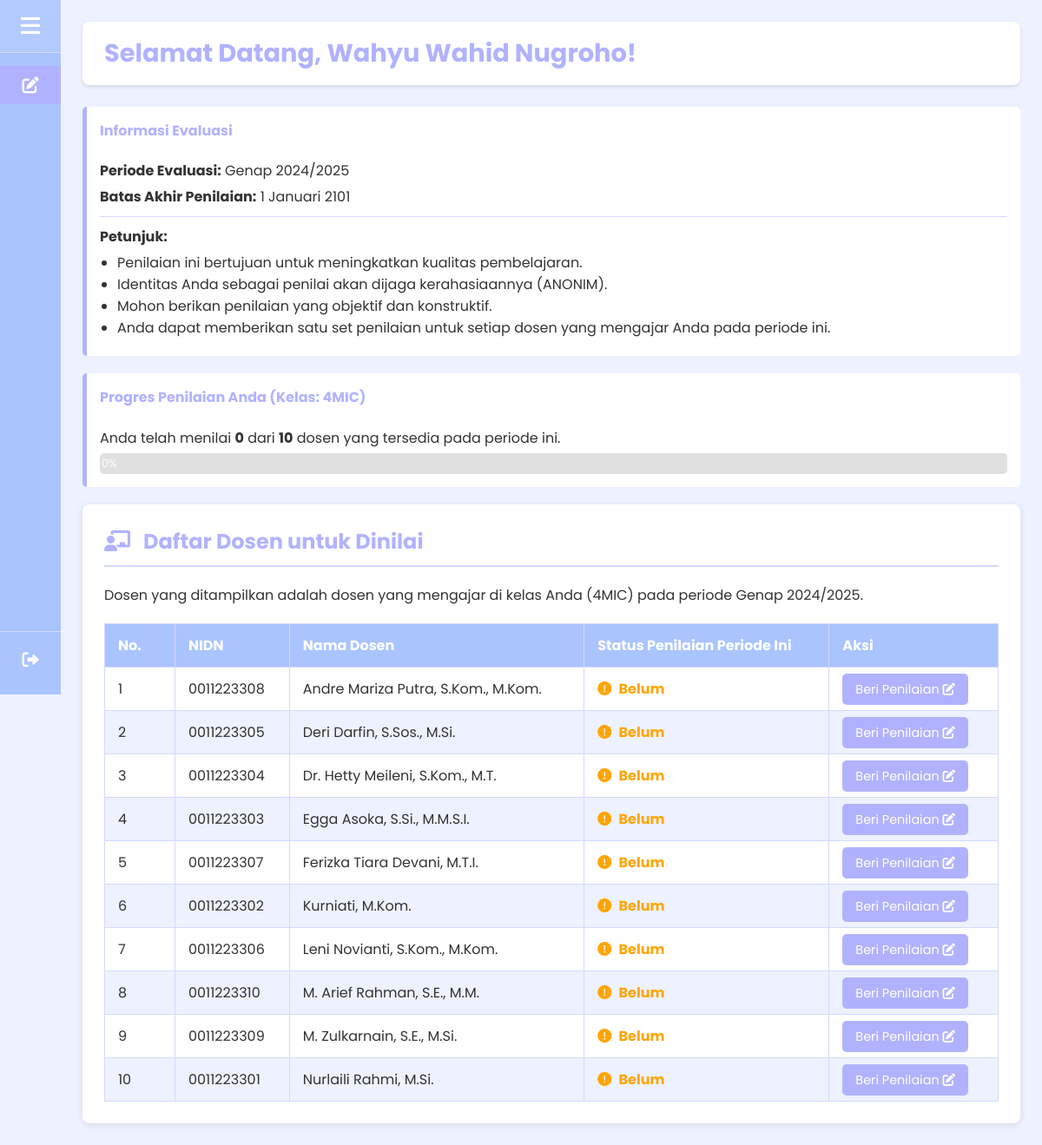
The page /mahasiswa/mahasiswa_dashboard.php (signed in) on the database its author committed.
### tables this page shows
CREATE TABLE `mahasiswa` (
  `user_id` int(11) NOT NULL,
  `npm` varchar(30) NOT NULL,
  `angkatan` varchar(4) DEFAULT NULL,
  `jabatan_kelas` varchar(50) DEFAULT NULL,
  `kelas` varchar(20) NOT NULL
);

CREATE TABLE `dosen` (
  `user_id` int(11) NOT NULL,
  `nidn` varchar(30) NOT NULL,
  `department` varchar(100) DEFAULT NULL,
  `profile_photo_url` varchar(255) DEFAULT NULL
);

### includes/auth_check_mahasiswa.php (called while the page is built, shortened)
<?php
$loggedInUserId = $_SESSION['user_id'];
$loggedInUserFullName = $_SESSION['full_name'] ?? 'Mahasiswa';
?>

### mahasiswa/mahasiswa_dashboard.php (the view, shortened to what this page needs)
<?php
require_once '../includes/auth_check_mahasiswa.php';
require_once '../config/db.php';
$settings_db = [];
$semester_aktif = "Semester Belum Diatur";
$batas_akhir_penilaian_db_str = "2099-12-31";
$tahun_ajaran_aktif = "";
$result_settings_db = $conn->query("SELECT setting_key, setting_value FROM system_settings");
if ($result_settings_db) {
    while ($row_db = $result_settings_db->fetch_assoc()) {
        $settings_db[$row_db['setting_key']] = $row_db['setting_value'];
    }
    $semester_aktif = $settings_db['semester_aktif'] ?? $semester_aktif;
    $batas_akhir_penilaian_db_str = $settings_db['batas_akhir_penilaian'] ?? $batas_akhir_penilaian_db_str;
    if ($semester_aktif !== "Semester Belum Diatur") {
        if (preg_match('/(\d{4}\/\d{4})/', $semester_aktif, $matches_tahun)) {
            $tahun_ajaran_aktif = $matches_tahun[1];
        } else {
            error_log("Format semester_aktif (" . $semester_aktif . ") di mahasiswa_dashboard.php tidak mengandung tahun ajaran (YYYY/YYYY).");
        }
    }
} else {
    error_log("Gagal mengambil system_settings di mahasiswa_dashboard.php: " . $conn->error);
}
$batas_akhir_display = "Tanggal Belum Diatur";
$periode_penilaian_berakhir = false;
if ($batas_akhir_penilaian_db_str !== "Tanggal Belum Diatur") {
    try {
        $batas_waktu_obj = DateTime::createFromFormat('Y-m-d H:i:s', $batas_akhir_penilaian_db_str . ' 23:59:59');
        if ($batas_waktu_obj) {
            if (class_exists('IntlDateFormatter')) {
                $formatter = new IntlDateFormatter('id_ID', IntlDateFormatter::LONG, IntlDateFormatter::NONE, 'Asia/Jakarta');
                $batas_akhir_display = $formatter->format($batas_waktu_obj);
            } else {
                $bulan = array(1 => 'Januari', 'Februari', 'Maret', 'April', 'Mei', 'Juni', 'Juli', 'Agustus', 'September', 'Oktober', 'November', 'Desember');
                $batas_akhir_display = $batas_waktu_obj->format('d') . ' ' . $bulan[(int) $batas_waktu_obj->format('m')] . ' ' . $batas_waktu_obj->format('Y');
            }
        } else {
            $batas_akhir_display = "Format Tanggal Pengaturan Salah";
        }
    } catch (Exception $e) {
        $batas_akhir_display = "Error Tanggal Pengaturan";
        error_log("Error DateTime untuk batas_akhir_penilaian (mahasiswa_dashboard): " . $e->getMessage());
    }
}
$kelas_mahasiswa = '';
$stmt_kelas = $conn->prepare("SELECT kelas FROM Mahasiswa WHERE user_id = ?");
if ($stmt_kelas) {
    $stmt_kelas->bind_param("i", $loggedInUserId);
    $stmt_kelas->execute();
    $result_kelas = $stmt_kelas->get_result();
    if ($row_kelas = $result_kelas->fetch_assoc()) {
        $kelas_mahasiswa = $row_kelas['kelas'];
    }
} else {
    error_log("DB Error (prepare) - Fetching student class in mahasiswa_dashboard.php: " . $conn->error);
}
$dosen_list = [];
$total_evaluable_lecturers = 0;
$evaluated_count = 0;
if (!empty($kelas_mahasiswa) && $semester_aktif !== "Semester Belum Diatur" && !empty($tahun_ajaran_aktif)) {
    $sql_dosen = "SELECT DISTINCT au.user_id, au.full_name, d.nidn
                  FROM Auth_Users au
                  JOIN Dosen d ON au.user_id = d.user_id
                  JOIN Jadwal_Mengajar jm ON au.user_id = jm.dosen_user_id
                  WHERE jm.nama_kelas = ? AND jm.semester = ?
                  ORDER BY au.full_name ASC";
    $stmt_dosen = $conn->prepare($sql_dosen);
    if ($stmt_dosen) {
        $stmt_dosen->bind_param("ss", $kelas_mahasiswa, $semester_aktif);
        $stmt_dosen->execute();
        $result_dosen = $stmt_dosen->get_result();
        if ($result_dosen && $result_dosen->num_rows > 0) {
            while ($row = $result_dosen->fetch_assoc()) {
                $dosen_list[] = $row;
            }
            $total_evaluable_lecturers = count($dosen_list);
            $sql_evaluated_count = "SELECT COUNT(DISTINCT lecturer_user_id) as count
                                    FROM Evaluations
                                    WHERE student_user_id = ?
                                    AND semester_evaluasi = ? AND tahun_ajaran_evaluasi = ?";
            $stmt_evaluated_count = $conn->prepare($sql_evaluated_count);
            if ($stmt_evaluated_count) {
                $stmt_evaluated_count->bind_param("iss", $loggedInUserId, $semester_aktif, $tahun_ajaran_aktif);
                $stmt_evaluated_count->execute();
                $res_eval_count = $stmt_evaluated_count->get_result();
                if ($row_eval_count = $res_eval_count->fetch_assoc()) {
                    $evaluated_count = (int) $row_eval_count['count'];
                }
            } else {
                error_log("DB Error (prepare) - Counting evaluated lecturers in mahasiswa_dashboard.php: " . $conn->error);
            }
        }
    } else {
        error_log("DB Error (prepare) - Fetching lecturers in mahasiswa_dashboard.php: " . $conn->error);
    }
}
$current_page_php_mhs = basename($_SERVER['PHP_SELF']);
?>
<!DOCTYPE html>
<html lang="id">
<head>
    <link rel="stylesheet" href="../css/style.css">
    <link rel="stylesheet" href="https://cdnjs.cloudflare.com/ajax/libs/font-awesome/6.0.0-beta3/css/all.min.css">
</head>
<body>
    <div class="mahasiswa-layout">
        <aside class="sidebar" id="sidebar">
            <div class="sidebar-top-section">
                <button class="sidebar-toggle" id="sidebarToggle" aria-label="Toggle Sidebar">
                    <i class="fas fa-bars"></i> </button>
            </div>
            <nav class="sidebar-menu">
                <ul>
                    <li><a href="mahasiswa_dashboard.php"
                            class="<?php echo ($current_page_php_mhs == 'mahasiswa_dashboard.php') ? 'active' : ''; ?>"><i
                                class="fas fa-edit"></i> <span class="menu-text">Penilaian Dosen</span></a></li>
                </ul>
            </nav>
            <div class="sidebar-logout-section">
                <a href="../logout.php" class="logout-link"> <i class="fas fa-sign-out-alt"></i>
                </a>
            </div>
        </aside>
        <main class="main-content" id="mainContent">
            <header class="header">
                <h1>Selamat Datang, <?php echo htmlspecialchars($loggedInUserFullName); ?>!</h1>
            </header>
            <div class="info-box">
                <h4>Informasi Evaluasi</h4>
                <p><strong>Periode Evaluasi:</strong> <?php echo htmlspecialchars($semester_aktif); ?></p>
                <p><strong>Batas Akhir Penilaian:</strong> <?php echo htmlspecialchars($batas_akhir_display); ?></p>
                <hr style="margin: 10px 0; border-color: var(--primary-color);">
                <p><strong>Petunjuk:</strong></p>
                <ul>
                    <li>Penilaian ini bertujuan untuk meningkatkan kualitas pembelajaran.</li>
                    <li>Identitas Anda sebagai penilai akan dijaga kerahasiaannya (ANONIM).</li>
                    <li>Mohon berikan penilaian yang objektif dan konstruktif.</li>
                    <li>Anda dapat memberikan satu set penilaian untuk setiap dosen yang mengajar Anda pada periode ini.
                    </li>
                </ul>
            </div>
            <div class="info-box" style="margin-bottom: 20px;">
                <h4>Progres Penilaian Anda (Kelas: <?php echo htmlspecialchars($kelas_mahasiswa); ?>)</h4>
                <?php if ($total_evaluable_lecturers > 0 && !empty($tahun_ajaran_aktif)): ?>
                    <p>Anda telah menilai <strong><?php echo $evaluated_count; ?></strong> dari
                        <strong><?php echo $total_evaluable_lecturers; ?></strong> dosen yang tersedia pada periode ini.
                    </p>
                    <div style="background-color: #e0e0e0; border-radius: 5px; padding: 2px; margin-top: 5px;">
                        <div
                            style="width: <?php echo ($total_evaluable_lecturers > 0 ? ($evaluated_count / $total_evaluable_lecturers) * 100 : 0); ?>%; background-color: var(--primary-color); color: white; text-align: center; line-height: 20px; border-radius: 3px; font-size:0.8em;">
                            <?php echo ($total_evaluable_lecturers > 0 ? round(($evaluated_count / $total_evaluable_lecturers) * 100) : 0); ?>%
                        </div>
                    </div>
                <?php elseif (empty($tahun_ajaran_aktif) && $semester_aktif !== "Semester Belum Diatur"): ?>
                    <p>Tidak dapat menghitung progres karena informasi tahun ajaran tidak lengkap.</p>
                <?php endif; ?>
            </div>
            <section id="penilaian-content" class="content-card">
                <h2><i class="fas fa-chalkboard-teacher"></i> Daftar Dosen untuk Dinilai</h2>
                <p>Dosen yang ditampilkan adalah dosen yang mengajar di kelas Anda
                    (<?php echo htmlspecialchars($kelas_mahasiswa); ?>) pada periode
                    <?php echo htmlspecialchars($semester_aktif); ?>.
                </p>
                <table class="dosen-table">
                    <thead>
                        <tr>
                            <th style="width: 50px;">No.</th>
                            <th>NIDN</th>
                            <th>Nama Dosen</th>
                            <th>Status Penilaian Periode Ini</th>
                            <th>Aksi</th>
                        </tr>
                    </thead>
                    <tbody>
                        <?php if (!empty($dosen_list) && !empty($tahun_ajaran_aktif)): ?>
                            <?php $no = 1;
                            foreach ($dosen_list as $dosen): ?>
                                <?php
                                $has_evaluated_periode_ini = false;
                                ?>
                                <tr>
                                    <td><?php echo $no++; ?></td>
                                    <td><?php echo htmlspecialchars($dosen['nidn']); ?></td>
                                    <td><?php echo htmlspecialchars($dosen['full_name']); ?></td>
                                    <td>
                                        <?php if ($has_evaluated_periode_ini): ?>
                                            <span class="status-done"><i class="fas fa-check-circle"></i> Selesai</span>
                                        <?php else: ?>
                                            <span class="status-pending"><i class="fas fa-exclamation-circle"></i> Belum</span>
                                        <?php endif; ?>
                                    </td>
                                    <td>
                                        <?php if ($has_evaluated_periode_ini): ?>
                                            <button class="btn-penilaian btn-disabled" disabled>Sudah Dinilai</button>
                                        <?php elseif ($periode_penilaian_berakhir): ?>
                                            <button class="btn-penilaian btn-disabled" disabled
                                                title="Periode penilaian telah berakhir">Periode Berakhir</button>
                                        <?php elseif (empty($tahun_ajaran_aktif)): ?>
                                            <button class="btn-penilaian btn-disabled" disabled
                                                title="Pengaturan periode tidak lengkap">Evaluasi Ditutup</button>
                                        <?php else: ?>
                                            <a href="penilaian_dosen.php?dosen_id=<?php echo $dosen['user_id']; ?>"
                                                class="btn-penilaian">Beri Penilaian <i class="fas fa-pen-to-square"></i></a>
                                        <?php endif; ?>
                                    </td>
                                </tr>
                            <?php endforeach; ?>
                        <?php endif; ?>
                    </tbody>
                </table>
            </section>
        </main>
    </div>
</body>
</html>

### rows shown on the page
mahasiswa: kelas "4MIC"
dosen: nidn "0011223308", user_id.full_name "Andre Mariza Putra, S.Kom., M.Kom."
dosen: nidn "0011223305", user_id.full_name "Deri Darfin, S.Sos., M.Si."
dosen: nidn "0011223304", user_id.full_name "Dr. Hetty Meileni, S.Kom., M.T."
dosen: nidn "0011223303", user_id.full_name "Egga Asoka, S.Si., M.M.S.I."
dosen: nidn "0011223307", user_id.full_name "Ferizka Tiara Devani, M.T.I."
dosen: nidn "0011223302", user_id.full_name "Kurniati, M.Kom."
dosen: nidn "0011223306", user_id.full_name "Leni Novianti, S.Kom., M.Kom."
dosen: nidn "0011223310", user_id.full_name "M. Arief Rahman, S.E., M.M."
dosen: nidn "0011223309", user_id.full_name "M. Zulkarnain, S.E., M.Si."
dosen: nidn "0011223301", user_id.full_name "Nurlaili Rahmi, M.Si."

### other values the page prints
$loggedInUserFullName "Wahyu Wahid Nugroho"
$semester_aktif "Genap 2024/2025"
$batas_akhir_display "1 Januari 2101"
$evaluated_count "0"
$total_evaluable_lecturers "10"
